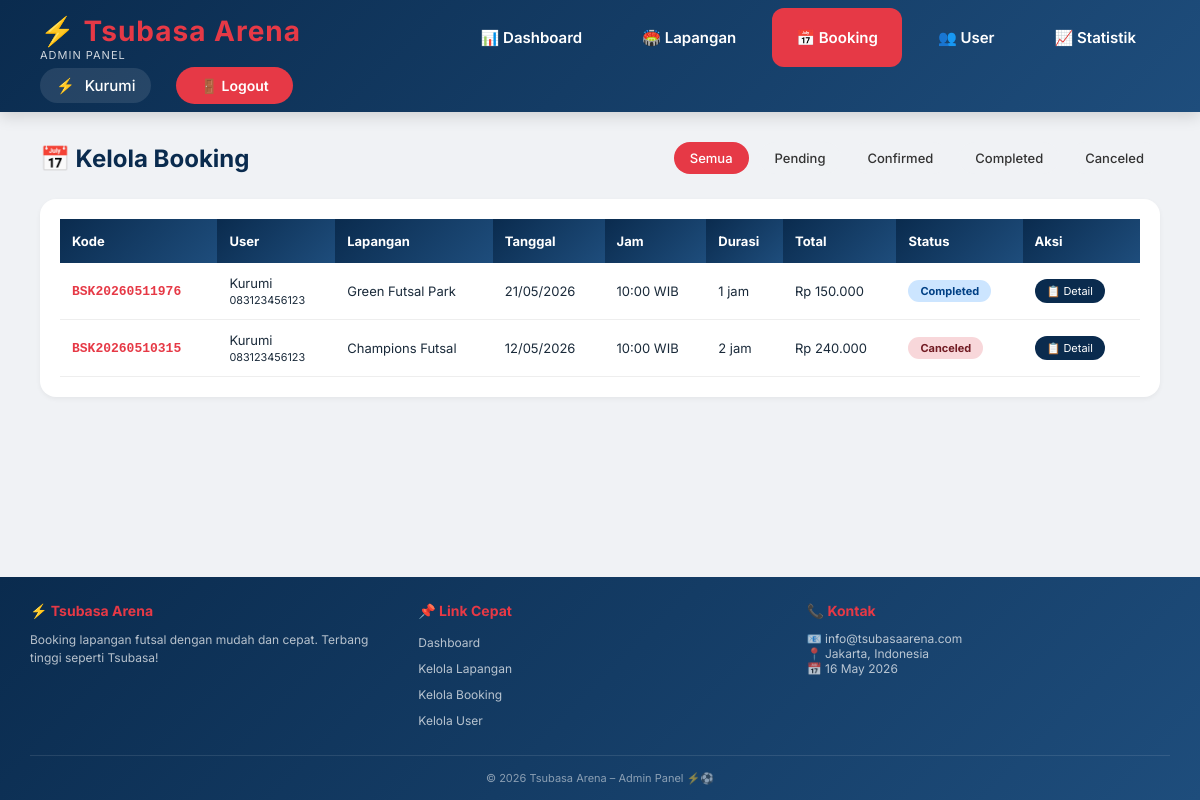
Page /tsubasa_arena/admin/booking.php (signed in) on the committed database.
### tables this page shows
CREATE TABLE `booking` (
  `id` int(11) NOT NULL,
  `id_user` int(11) NOT NULL,
  `id_lapangan` int(11) NOT NULL,
  `kode_booking` varchar(20) NOT NULL,
  `tanggal` date NOT NULL,
  `jam_mulai` time NOT NULL,
  `durasi` int(11) NOT NULL DEFAULT 1,
  `total_harga` int(11) NOT NULL,
  `catatan` text DEFAULT NULL,
  `bukti_pembayaran` varchar(255) DEFAULT NULL,
  `status` enum('pending','confirmed','completed','canceled') DEFAULT 'pending',
  `created_at` datetime DEFAULT current_timestamp()
);

CREATE TABLE `users` (
  `id` int(11) NOT NULL,
  `nama` varchar(100) NOT NULL,
  `username` varchar(50) DEFAULT NULL,
  `email` varchar(100) NOT NULL,
  `password` varchar(255) NOT NULL,
  `no_hp` varchar(15) DEFAULT NULL,
  `role` enum('admin','user') DEFAULT 'user',
  `created_at` datetime DEFAULT current_timestamp(),
  `is_active` tinyint(4) DEFAULT 1
);

CREATE TABLE `lapangan` (
  `id` int(11) NOT NULL,
  `nama_lapangan` varchar(100) NOT NULL,
  `deskripsi` text DEFAULT NULL,
  `lokasi` text DEFAULT NULL,
  `harga_per_jam` int(11) NOT NULL,
  `foto` varchar(255) DEFAULT NULL,
  `status` enum('aktif','nonaktif') DEFAULT 'aktif',
  `created_at` datetime DEFAULT current_timestamp()
);

### tsubasa_arena/admin/booking.php (the view, shortened to what this page needs)
<?php
include '../includes/header_admin.php';
include '../config/database.php';
$filter = isset($_GET['filter']) ? $_GET['filter'] : '';
$query = "SELECT b.*, u.nama as user_nama, u.no_hp, l.nama_lapangan
          FROM booking b
          JOIN users u ON b.id_user = u.id
          JOIN lapangan l ON b.id_lapangan = l.id
          ORDER BY b.created_at DESC";
$result = mysqli_query($conn, $query);
?>
<div class="page-header">
    <h1>📅 Kelola Booking</h1>
    <div class="filter-group">
        <a href="?filter=all" class="filter-btn <?= $filter == 'all' || $filter == '' ? 'active' : '' ?>">Semua</a>
        <a href="?filter=pending" class="filter-btn <?= $filter == 'pending' ? 'active' : '' ?>">Pending</a>
        <a href="?filter=confirmed" class="filter-btn <?= $filter == 'confirmed' ? 'active' : '' ?>">Confirmed</a>
        <a href="?filter=completed" class="filter-btn <?= $filter == 'completed' ? 'active' : '' ?>">Completed</a>
        <a href="?filter=canceled" class="filter-btn <?= $filter == 'canceled' ? 'active' : '' ?>">Canceled</a>
    </div>
</div>
<div class="table-container">
    <?php if (mysqli_num_rows($result) > 0): ?>
    <table>
        <thead>
            <tr>
                <th>Kode</th>
                <th>User</th>
                <th>Lapangan</th>
                <th>Tanggal</th>
                <th>Jam</th>
                <th>Durasi</th>
                <th>Total</th>
                <th>Status</th>
                <th>Aksi</th>
            </tr>
        </thead>
        <tbody>
            <?php while ($booking = mysqli_fetch_assoc($result)): ?>
            <tr>
                <td class="kode-booking"><?= $booking['kode_booking'] ?></td>
                <td><?= $booking['user_nama'] ?><br><small><?= $booking['no_hp'] ?></small></td>
                <td><?= $booking['nama_lapangan'] ?></td>
                <td><?= date('d/m/Y', strtotime($booking['tanggal'])) ?></td>
                <td><?= date('H:i', strtotime($booking['jam_mulai'])) ?> WIB</td>
                <td><?= $booking['durasi'] ?> jam</td>
                <td>Rp <?= number_format($booking['total_harga'], 0, ',', '.') ?></td>
                <td>
                    <?php
                    $status_class = '';
                    switch($booking['status']) {
                        case 'completed': $status_class = 'status-completed'; break;
                        case 'canceled': $status_class = 'status-canceled'; break;
                    }
                    ?>
                    <span class="status-badge <?= $status_class ?>"><?= ucfirst($booking['status']) ?></span>
                </td>
                <td>
                    <a href="detail_booking.php?id=<?= $booking['id'] ?>" class="btn-action">📋 Detail</a>
                </td>
            </tr>
            <?php endwhile; ?>
        </tbody>
    </table>
    <?php else: ?>
    <div class="empty-data">
        <p>📭 Belum ada booking.</p>
    </div>
    <?php endif; ?>
</div>
<?php include '../includes/footer_admin.php'; ?>

### tsubasa_arena/includes/header_admin.php (style rules this page uses)
* { margin: 0; padding: 0; box-sizing: border-box; }
body { font-family: 'Inter', sans-serif; background: #f0f2f5; color: #1a2a3a; display: flex; flex-direction: column; min-height: 100vh; }

### tsubasa_arena/admin/booking.php (style rules this page uses)
.page-header { display: flex; justify-content: space-between; align-items: center; margin-bottom: 25px; flex-wrap: wrap; gap: 15px; }
.page-header h1 { font-size: 24px; color: #0a2b4e; }
.filter-group { display: flex; gap: 10px; align-items: center; flex-wrap: wrap; }
.filter-btn { background: #f0f2f5; color: #333; padding: 8px 16px; border-radius: 25px; text-decoration: none; font-size: 13px; font-weight: 500; transition: all 0.3s; }
.filter-btn:hover, .filter-btn.active { background: #e63946; color: white; }
.table-container { background: white; border-radius: 16px; padding: 20px; box-shadow: 0 2px 5px rgba(0,0,0,0.05); overflow-x: auto; }
table { width: 100%; border-collapse: collapse; }
th { background: linear-gradient(135deg, #0a2b4e 0%, #1e4d7c 100%); color: white; padding: 14px 12px; text-align: left; font-size: 13px; }
td { padding: 12px; text-align: left; border-bottom: 1px solid #eee; font-size: 13px; }
.status-badge { padding: 4px 12px; border-radius: 20px; font-size: 11px; font-weight: bold; display: inline-block; }
.status-completed { background: #cce5ff; color: #004085; }
.status-canceled { background: #f8d7da; color: #721c24; }
.btn-action { background: #0a2b4e; color: white; padding: 5px 12px; border-radius: 15px; text-decoration: none; font-size: 11px; margin-right: 5px; display: inline-block; transition: all 0.3s; }
.kode-booking { font-family: monospace; font-weight: bold; color: #e63946; }

### rows in the picture
booking: kode_booking "BSK20260511976", id_user.nama "Kurumi", id_user.no_hp "083123456123", id_lapangan.nama_lapangan "Green Futsal Park", tanggal "21/05/2026", jam_mulai "10:00", durasi "1", total_harga "150.000", status "Completed"
booking: kode_booking "BSK20260510315", id_user.nama "Kurumi", id_user.no_hp "083123456123", id_lapangan.nama_lapangan "Champions Futsal", tanggal "12/05/2026", jam_mulai "10:00", durasi "2", total_harga "240.000", status "Canceled"

### other values in the picture
$_SESSION['admin_nama'] "Kurumi"
